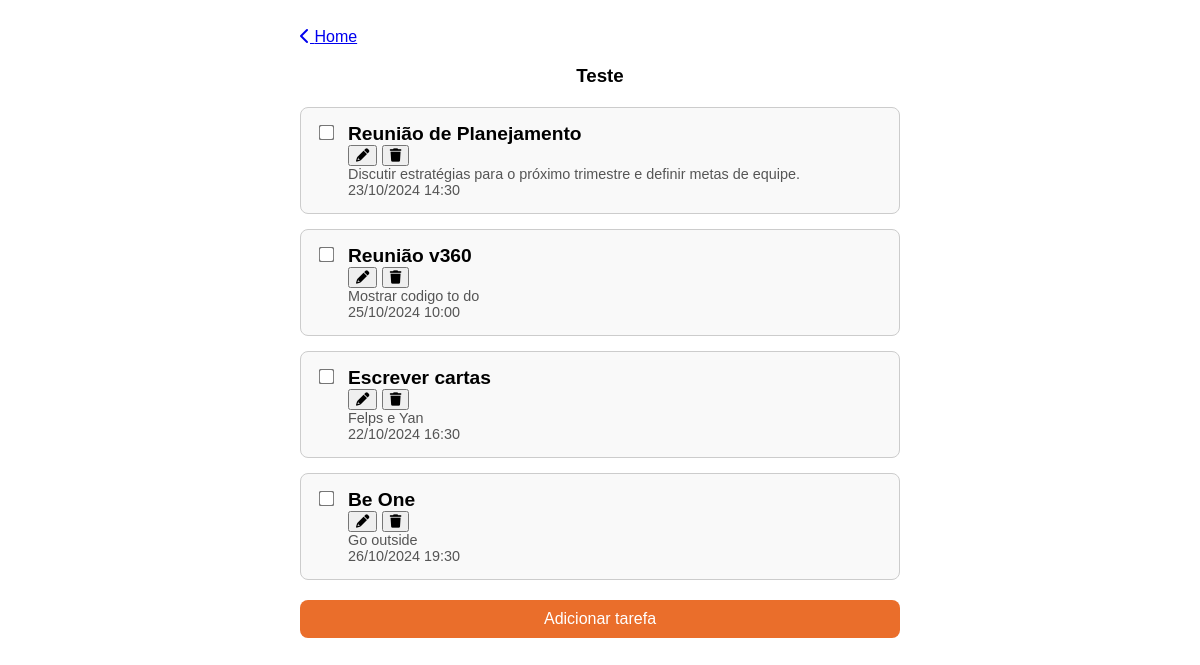
The app's page /lista/1 with its own data.
### models.py (models this page shows, shortened)
class Lista(Base):
    __tablename__ = 'listas'
    id = Column(Integer, primary_key=True)
    titulo = Column(String(100), nullable=False)
    tarefas = relationship('Tarefa', back_populates='lista')

class Tarefa(Base):
    __tablename__ = 'tarefas'
    id = Column(Integer, primary_key=True)
    titulo = Column(String(100), nullable=False)
    data = Column(Date, nullable=False)
    hora = Column(Time, nullable=False)
    descricao = Column(Text)
    concluida = Column(Integer, default=False)
    lista_id = Column(Integer, ForeignKey('listas.id'))
    lista = relationship('Lista', back_populates='tarefas')

### web_routes.py (the view)
@web_bp.route('/lista/<int:id>')
def lista(id):
    lista = db_session.query(Lista).get(id)
    tarefas = lista.tarefas
    return render_template('lista.html', lista=lista, tarefas=tarefas)

### templates/lista.html (shortened to what this page needs)
<!DOCTYPE html>
<html lang="pt-BR">
<head>
    <link rel="stylesheet" href="{{ url_for('static', filename='css/lista.css') }}">
    <link rel="stylesheet" href="https://cdnjs.cloudflare.com/ajax/libs/font-awesome/6.0.0-beta3/css/all.min.css">
</head>
<body>
    <div class="content">
        <a href="{{ url_for('web.home') }}" class="link-voltar">
            <span class="fas fa-chevron-left"></span> Home
        </a>
        <h3>{{ lista.titulo }}</h3>
        {% if lista.tarefas %}
            <ul class="lista-tarefas">
                {% for tarefa in lista.tarefas %}
                <li class="tarefa-item">
                    <input type="checkbox"
                           class="checkbox-tarefa"
                           data-id="{{ tarefa.id }}"
                           data-lista-id="{{ lista.id }}">
                    <div class="tarefa-texto">
                        <div class="tarefa-header">
                            <label>
                                <strong>{{ tarefa.titulo }}</strong>
                            </label>
                            <div class="tarefa-acoes">
                                <button type="button" class="acao-icone edit-tarefa" data-id="{{ tarefa.id }}" data-lista-id="{{ lista.id }}">
                                    <i class="fas fa-pencil"></i>
                                </button>
                                <button type="button" class="acao-icone delete-tarefa" data-id="{{ tarefa.id }}" data-lista-id="{{ lista.id }}">
                                    <i class="fas fa-trash"></i>
                                </button>
                            </div>
                        </div>
                        <div class="tarefa-detalhes">
                            <p>{{ tarefa.descricao }}</p>
                            <p>{{ tarefa.data.strftime('%d/%m/%Y') }} {{ tarefa.hora.strftime('%H:%M') }}</p>
                        </div>
                    </div>
                </li>
                {% endfor %}
            </ul>
        {% else %}
            <p>Essa lista ainda não possui tarefas.</p>
        {% endif %}
        <a href="{{ url_for('web.add_tarefa', lista_id=lista.id) }}" class="button-link">
            Adicionar tarefa
        </a>
    </div>
</body>
</html>

### static/css/lista.css (style rules this page uses)
body { font-family: Arial, sans-serif; }
.content { max-width: 600px; margin: 0 auto; padding: 20px; }
h3 { text-align: center; margin-bottom: 20px; }
.lista-tarefas { list-style-type: none; padding: 0; }
.tarefa-item { display: flex; align-items: flex-start; padding: 15px; border: 1px solid #ccc; border-radius: 8px; margin-bottom: 15px; background-color: #f9f9f9; }
.checkbox-tarefa { margin-right: 15px; transform: scale(1.2); }
.tarefa-texto { display: flex; flex-direction: column; }
.tarefa-texto strong { font-size: 1.2em; margin-bottom: 5px; }
.tarefa-detalhes p { margin: 0; color: #555; font-size: 0.9em; }
.button-link { display: block; text-align: center; background-color: #EA6E2B; color: #fff; text-decoration: none; padding: 10px 20px; border-radius: 8px; margin-top: 20px; }

### records on screen
Lista: titulo "Teste"
Tarefa: titulo "Reunião de Planejamento", descricao "Discutir estratégias para o próximo trimestre e definir metas de equipe.", data "23/10/2024", hora "14:30"
Tarefa: titulo "Reunião v360", descricao "Mostrar codigo to do", data "25/10/2024", hora "10:00"
Tarefa: titulo "Escrever cartas", descricao "Felps e Yan", data "22/10/2024", hora "16:30"
Tarefa: titulo "Be One", descricao "Go outside", data "26/10/2024", hora "19:30"
